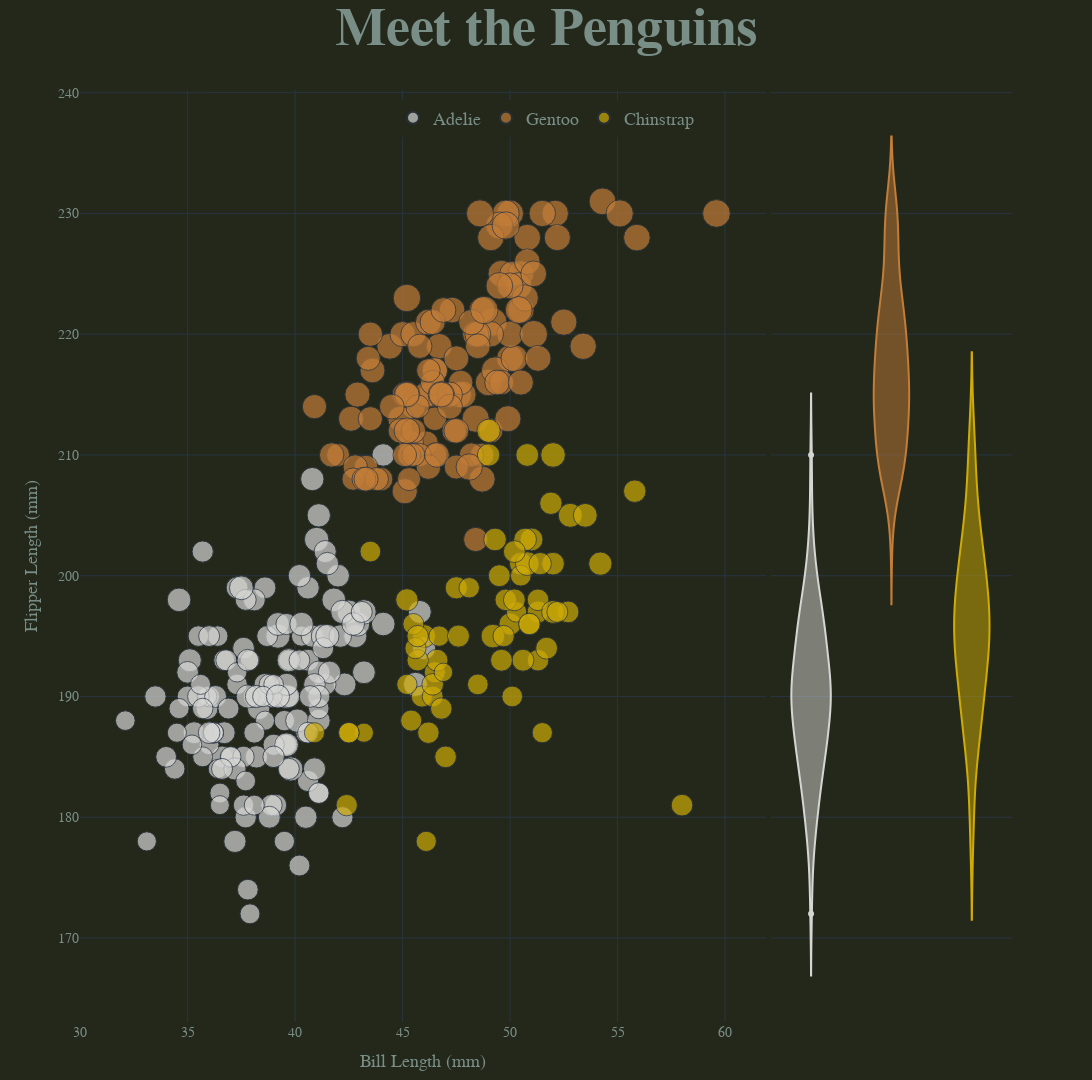

Notebook cell for this chart:
### Code cell
fig = px.scatter(penguins, x='bill_length_mm', y='flipper_length_mm', 
                 color='species', 
                 color_discrete_sequence=["#D5D5D3", "#C27D38", "#CEAB07"],
                 size='body_mass_g', 
                 template='plotly_dark',
                 marginal_y='violin',
                 labels={
                     'bill_length_mm': 'Bill Length (mm)', 
                     'flipper_length_mm': 'Flipper Length (mm)', 
                     'body_mass_g': 'Body Mass (g)'
                 }, 
                 width=1920, height=1080)

fig.update_layout(
    title=dict(
        text="Meet the Penguins", 
        font=dict(size=54, color="#798E87", family="Montserrat", weight='bold'), 
        x=0.5, 
        xanchor='center'
    ),
    legend=dict(
        orientation='h', 
        font=dict(family="Montserrat", size=18, color="#798E87"),
        x=.5, y=.95, 
        xanchor='center', 
        yanchor='bottom'
    ),
    xaxis=dict(
        title=dict(
            text="Bill Length (mm)",
            font=dict(family="Montserrat", size=18, color="#798E87")
        ),
        tickfont=dict(family="Montserrat", size=14, color="#798E87")
    ),
    yaxis=dict(
        title=dict(
            text="Flipper Length (mm)",
            font=dict(family="Montserrat", size=18, color="#798E87")
        ),
        tickfont=dict(family="Montserrat", size=14, color="#798E87")
    ),
    legend_title='',
    margin=dict(t=90, b=50),
    plot_bgcolor="#24281A",
    paper_bgcolor="#24281A"
)

fig.show()
fig.write_image("meet_the_penguins.png", width=1920, height=1080, scale=2)

### Figure 1 — Plotly figure (JSON) as saved in the notebook; plotly's stock layout.template omitted (floating-point values rounded to 4 significant figures; data arrays with more than 128 entries replaced by an {"elided": "..."} marker saying what was removed)
{"data": [{"hovertemplate": "species=Adelie<br>Bill Length (mm)=%{x}<br>Flipper Length (mm)=%{y}<br>Body Mass (g)=%{marker.size}<extra></extra>", "legendgroup": "Adelie", "marker": {"color": "#D5D5D3", "size": {"elided": "146 float values"}, "sizemode": "area", "sizeref": 15.75, "symbol": "circle"}, "mode": "markers", "name": "Adelie", "orientation": "v", "showlegend": true, "type": "scatter", "x": {"elided": "146 float values"}, "xaxis": "x", "y": {"elided": "146 float values"}, "yaxis": "y"}, {"alignmentgroup": "True", "hovertemplate": "species=Adelie<br>Flipper Length (mm)=%{y}<extra></extra>", "legendgroup": "Adelie", "marker": {"color": "#D5D5D3", "symbol": "circle"}, "name": "Adelie", "offsetgroup": "Adelie", "scalegroup": "y", "showlegend": false, "type": "violin", "xaxis": "x2", "y": {"elided": "146 float values"}, "yaxis": "y2"}, {"hovertemplate": "species=Gentoo<br>Bill Length (mm)=%{x}<br>Flipper Length (mm)=%{y}<br>Body Mass (g)=%{marker.size}<extra></extra>", "legendgroup": "Gentoo", "marker": {"color": "#C27D38", "size": [4500.0, 5700.0, 4450.0, 5700.0, 5400.0, 4550.0, 4800.0, 5200.0, 4400.0, 5150.0, 4650.0, 5550.0, 4650.0, 5850.0, 4200.0, 5850.0, 4150.0, 6300.0, 4800.0, 5350.0, 5700.0, 5000.0, 4400.0, 5050.0, 5000.0, 5100.0, 5650.0, 4600.0, 5550.0, 5250.0, 4700.0, 5050.0, 6050.0, 5150.0, 5400.0, 4950.0, 5250.0, 4350.0, 5350.0, 3950.0, 5700.0, 4300.0, 4750.0, 5550.0, 4900.0, 4200.0, 5400.0, 5100.0, 5300.0, 4850.0, 5300.0, 4400.0, 5000.0, 4900.0, 5050.0, 4300.0, 5000.0, 4450.0, 5550.0, 4200.0, 5300.0, 4400.0, 5650.0, 4700.0, 5700.0, 5800.0, 4700.0, 5550.0, 4750.0, 5000.0, 5100.0, 5200.0, 4700.0, 5800.0, 4600.0, 6000.0, 4750.0, 5950.0, 4625.0, 5450.0, 4725.0, 5350.0, 4750.0, 5600.0, 4600.0, 5300.0, 4875.0, 5550.0, 4950.0, 5400.0, 4750.0, 5650.0, 4850.0, 5200.0, 4925.0, 4875.0, 4625.0, 5250.0, 4850.0, 5600.0, 4975.0, 5500.0, 5500.0, 4700.0, 5500.0, 4575.0, 5500.0, 5000.0, 5950.0, 4650.0, 5500.0, 4375.0, 5850.0, 6000.0, 4925.0, 4850.0, 5750.0, 5200.0, 5400.0], "sizemode": "area", "sizeref": 15.75, "symbol": "circle"}, "mode": "markers", "name": "Gentoo", "orientation": "v", "showlegend": true, "type": "scatter", "x": [46.1, 50.0, 48.7, 50.0, 47.6, 46.5, 45.4, 46.7, 43.3, 46.8, 40.9, 49.0, 45.5, 48.4, 45.8, 49.3, 42.0, 49.2, 46.2, 48.7, 50.2, 45.1, 46.5, 46.3, 42.9, 46.1, 47.8, 48.2, 50.0, 47.3, 42.8, 45.1, 59.6, 49.1, 48.4, 42.6, 44.4, 44.0, 48.7, 42.7, 49.6, 45.3, 49.6, 50.5, 43.6, 45.5, 50.5, 44.9, 45.2, 46.6, 48.5, 45.1, 50.1, 46.5, 45.0, 43.8, 45.5, 43.2, 50.4, 45.3, 46.2, 45.7, 54.3, 45.8, 49.8, 49.5, 43.5, 50.7, 47.7, 46.4, 48.2, 46.5, 46.4, 48.6, 47.5, 51.1, 45.2, 45.2, 49.1, 52.5, 47.4, 50.0, 44.9, 50.8, 43.4, 51.3, 47.5, 52.1, 47.5, 52.2, 45.5, 49.5, 44.5, 50.8, 49.4, 46.9, 48.4, 51.1, 48.5, 55.9, 47.2, 49.1, 46.8, 41.7, 53.4, 43.3, 48.1, 50.5, 49.8, 43.5, 51.5, 46.2, 55.1, 48.8, 47.2, 46.8, 50.4, 45.2, 49.9], "xaxis": "x", "y": [211.0, 230.0, 210.0, 218.0, 215.0, 210.0, 211.0, 219.0, 209.0, 215.0, 214.0, 216.0, 214.0, 213.0, 210.0, 217.0, 210.0, 221.0, 209.0, 222.0, 218.0, 215.0, 213.0, 215.0, 215.0, 215.0, 215.0, 210.0, 220.0, 222.0, 209.0, 207.0, 230.0, 220.0, 220.0, 213.0, 219.0, 208.0, 208.0, 208.0, 225.0, 210.0, 216.0, 222.0, 217.0, 210.0, 225.0, 213.0, 215.0, 210.0, 220.0, 210.0, 225.0, 217.0, 220.0, 208.0, 220.0, 208.0, 224.0, 208.0, 221.0, 214.0, 231.0, 219.0, 230.0, 229.0, 220.0, 223.0, 216.0, 221.0, 221.0, 217.0, 216.0, 230.0, 209.0, 220.0, 215.0, 223.0, 212.0, 221.0, 212.0, 224.0, 212.0, 228.0, 218.0, 218.0, 212.0, 230.0, 218.0, 228.0, 212.0, 224.0, 214.0, 226.0, 216.0, 222.0, 203.0, 225.0, 219.0, 228.0, 215.0, 228.0, 215.0, 210.0, 219.0, 208.0, 209.0, 216.0, 229.0, 213.0, 230.0, 217.0, 230.0, 222.0, 214.0, 215.0, 222.0, 212.0, 213.0], "yaxis": "y"}, {"alignmentgroup": "True", "hovertemplate": "species=Gentoo<br>Flipper Length (mm)=%{y}<extra></extra>", "legendgroup": "Gentoo", "marker": {"color": "#C27D38", "symbol": "circle"}, "name": "Gentoo", "offsetgroup": "Gentoo", "scalegroup": "y", "showlegend": false, "type": "violin", "xaxis": "x2", "y": [211.0, 230.0, 210.0, 218.0, 215.0, 210.0, 211.0, 219.0, 209.0, 215.0, 214.0, 216.0, 214.0, 213.0, 210.0, 217.0, 210.0, 221.0, 209.0, 222.0, 218.0, 215.0, 213.0, 215.0, 215.0, 215.0, 215.0, 210.0, 220.0, 222.0, 209.0, 207.0, 230.0, 220.0, 220.0, 213.0, 219.0, 208.0, 208.0, 208.0, 225.0, 210.0, 216.0, 222.0, 217.0, 210.0, 225.0, 213.0, 215.0, 210.0, 220.0, 210.0, 225.0, 217.0, 220.0, 208.0, 220.0, 208.0, 224.0, 208.0, 221.0, 214.0, 231.0, 219.0, 230.0, 229.0, 220.0, 223.0, 216.0, 221.0, 221.0, 217.0, 216.0, 230.0, 209.0, 220.0, 215.0, 223.0, 212.0, 221.0, 212.0, 224.0, 212.0, 228.0, 218.0, 218.0, 212.0, 230.0, 218.0, 228.0, 212.0, 224.0, 214.0, 226.0, 216.0, 222.0, 203.0, 225.0, 219.0, 228.0, 215.0, 228.0, 215.0, 210.0, 219.0, 208.0, 209.0, 216.0, 229.0, 213.0, 230.0, 217.0, 230.0, 222.0, 214.0, 215.0, 222.0, 212.0, 213.0], "yaxis": "y2"}, {"hovertemplate": "species=Chinstrap<br>Bill Length (mm)=%{x}<br>Flipper Length (mm)=%{y}<br>Body Mass (g)=%{marker.size}<extra></extra>", "legendgroup": "Chinstrap", "marker": {"color": "#CEAB07", "size": [3500.0, 3900.0, 3650.0, 3525.0, 3725.0, 3950.0, 3250.0, 3750.0, 4150.0, 3700.0, 3800.0, 3775.0, 3700.0, 4050.0, 3575.0, 4050.0, 3300.0, 3700.0, 3450.0, 4400.0, 3600.0, 3400.0, 2900.0, 3800.0, 3300.0, 4150.0, 3400.0, 3800.0, 3700.0, 4550.0, 3200.0, 4300.0, 3350.0, 4100.0, 3600.0, 3900.0, 3850.0, 4800.0, 2700.0, 4500.0, 3950.0, 3650.0, 3550.0, 3500.0, 3675.0, 4450.0, 3400.0, 4300.0, 3250.0, 3675.0, 3325.0, 3950.0, 3600.0, 4050.0, 3350.0, 3450.0, 3250.0, 4050.0, 3800.0, 3525.0, 3950.0, 3650.0, 3650.0, 4000.0, 3400.0, 3775.0, 4100.0, 3775.0], "sizemode": "area", "sizeref": 15.75, "symbol": "circle"}, "mode": "markers", "name": "Chinstrap", "orientation": "v", "showlegend": true, "type": "scatter", "x": [46.5, 50.0, 51.3, 45.4, 52.7, 45.2, 46.1, 51.3, 46.0, 51.3, 46.6, 51.7, 47.0, 52.0, 45.9, 50.5, 50.3, 58.0, 46.4, 49.2, 42.4, 48.5, 43.2, 50.6, 46.7, 52.0, 50.5, 49.5, 46.4, 52.8, 40.9, 54.2, 42.5, 51.0, 49.7, 47.5, 47.6, 52.0, 46.9, 53.5, 49.0, 46.2, 50.9, 45.5, 50.9, 50.8, 50.1, 49.0, 51.5, 49.8, 48.1, 51.4, 45.7, 50.7, 42.5, 52.2, 45.2, 49.3, 50.2, 45.6, 51.9, 46.8, 45.7, 55.8, 43.5, 49.6, 50.8, 50.2], "xaxis": "x", "y": [192.0, 196.0, 193.0, 188.0, 197.0, 198.0, 178.0, 197.0, 195.0, 198.0, 193.0, 194.0, 185.0, 201.0, 190.0, 201.0, 197.0, 181.0, 190.0, 195.0, 181.0, 191.0, 187.0, 193.0, 195.0, 197.0, 200.0, 200.0, 191.0, 205.0, 187.0, 201.0, 187.0, 203.0, 195.0, 199.0, 195.0, 210.0, 192.0, 205.0, 210.0, 187.0, 196.0, 196.0, 196.0, 201.0, 190.0, 212.0, 187.0, 198.0, 199.0, 201.0, 193.0, 203.0, 187.0, 197.0, 191.0, 203.0, 202.0, 194.0, 206.0, 189.0, 195.0, 207.0, 202.0, 193.0, 210.0, 198.0], "yaxis": "y"}, {"alignmentgroup": "True", "hovertemplate": "species=Chinstrap<br>Flipper Length (mm)=%{y}<extra></extra>", "legendgroup": "Chinstrap", "marker": {"color": "#CEAB07", "symbol": "circle"}, "name": "Chinstrap", "offsetgroup": "Chinstrap", "scalegroup": "y", "showlegend": false, "type": "violin", "xaxis": "x2", "y": [192.0, 196.0, 193.0, 188.0, 197.0, 198.0, 178.0, 197.0, 195.0, 198.0, 193.0, 194.0, 185.0, 201.0, 190.0, 201.0, 197.0, 181.0, 190.0, 195.0, 181.0, 191.0, 187.0, 193.0, 195.0, 197.0, 200.0, 200.0, 191.0, 205.0, 187.0, 201.0, 187.0, 203.0, 195.0, 199.0, 195.0, 210.0, 192.0, 205.0, 210.0, 187.0, 196.0, 196.0, 196.0, 201.0, 190.0, 212.0, 187.0, 198.0, 199.0, 201.0, 193.0, 203.0, 187.0, 197.0, 191.0, 203.0, 202.0, 194.0, 206.0, 189.0, 195.0, 207.0, 202.0, 193.0, 210.0, 198.0], "yaxis": "y2"}], "layout": {"height": 1080, "legend": {"font": {"color": "#798E87", "family": "Montserrat", "size": 18}, "itemsizing": "constant", "orientation": "h", "title": {"text": ""}, "tracegroupgap": 0, "x": 0.5, "xanchor": "center", "y": 0.95, "yanchor": "bottom"}, "margin": {"b": 50, "t": 90}, "paper_bgcolor": "#24281A", "plot_bgcolor": "#24281A", "title": {"font": {"color": "#798E87", "family": "Montserrat", "size": 54, "weight": "bold"}, "text": "Meet the Penguins", "x": 0.5, "xanchor": "center"}, "width": 1920, "xaxis": {"anchor": "y", "domain": [0, 0.7363], "tickfont": {"color": "#798E87", "family": "Montserrat", "size": 14}, "title": {"font": {"color": "#798E87", "family": "Montserrat", "size": 18}, "text": "Bill Length (mm)"}}, "xaxis2": {"anchor": "y2", "domain": [0.7413, 1], "matches": "x2", "showgrid": false, "showline": false, "showticklabels": false, "ticks": ""}, "yaxis": {"anchor": "x", "domain": [0, 1], "tickfont": {"color": "#798E87", "family": "Montserrat", "size": 14}, "title": {"font": {"color": "#798E87", "family": "Montserrat", "size": 18}, "text": "Flipper Length (mm)"}}, "yaxis2": {"anchor": "x2", "domain": [0, 1], "matches": "y", "showgrid": true, "showticklabels": false}}}
